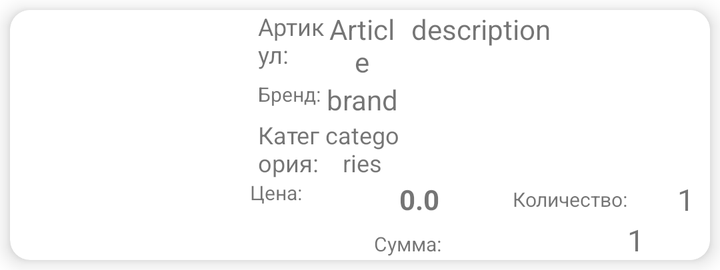
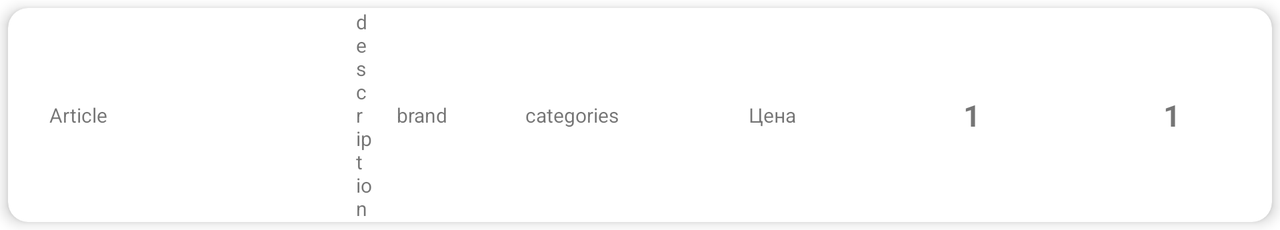

The same Android screen from two of the app's own layout files: first res/layout/ as a phone draws it, then the repository's variant for another configuration, drawn on a device whose configuration selects that folder. Both files follow.
<!-- AndroidManifest.xml: application theme Theme.GrandInstrument -->
<!-- res/layout/order_row_item.xml -->
<?xml version="1.0" encoding="utf-8"?>
<androidx.cardview.widget.CardView
    xmlns:android="http://schemas.android.com/apk/res/android"
    xmlns:tools="http://schemas.android.com/tools"
    android:layout_width="match_parent"
    android:layout_height="wrap_content"
    xmlns:app="http://schemas.android.com/apk/res-auto"
    app:cardCornerRadius="10dp"
    app:cardElevation="6dp"
    android:layout_margin="5dp">

    <ScrollView
        android:layout_width="match_parent"
        android:layout_height="wrap_content">
        <LinearLayout
            android:layout_width="match_parent"
            android:layout_height="wrap_content"
            android:orientation="horizontal">

            <androidx.constraintlayout.widget.ConstraintLayout
                android:layout_width="120dp"
                android:layout_height="120dp">

                <ImageView
                    android:id="@+id/goods_iv"
                    android:layout_width="120dp"
                    android:layout_height="120dp"
                    android:layout_gravity="center"
                    android:background="@drawable/border_text_view"
                    android:clickable="true"
                    android:longClickable="true"
                    android:padding="4dp"
                    app:layout_constraintBottom_toBottomOf="parent"
                    app:layout_constraintEnd_toEndOf="parent"
                    app:layout_constraintStart_toStartOf="parent"
                    app:layout_constraintTop_toTopOf="parent" />

                <ImageView
                    android:id="@+id/iv_good_of_week"
                    android:layout_width="50dp"
                    android:layout_height="50dp"
                    android:layout_margin="4dp"
                    android:src="@drawable/sale"
                    app:layout_constraintBottom_toBottomOf="parent"
                    app:layout_constraintEnd_toEndOf="parent"
                    android:visibility="gone"/>
            </androidx.constraintlayout.widget.ConstraintLayout>

            <LinearLayout
                android:layout_width="match_parent"
                android:layout_height="wrap_content"
                android:orientation="vertical">

                <LinearLayout
                    android:layout_width="match_parent"
                    android:layout_height="wrap_content"
                    android:orientation="horizontal">

                    <LinearLayout
                        android:layout_width="match_parent"
                        android:layout_height="wrap_content"
                        android:layout_weight="2"
                        android:background="@drawable/border_text_view"
                        android:orientation="vertical">

                        <LinearLayout
                            android:layout_width="match_parent"
                            android:layout_height="wrap_content"
                            android:orientation="horizontal">

                            <TextView
                                android:layout_width="match_parent"
                                android:layout_height="wrap_content"
                                android:layout_gravity="start"
                                android:layout_weight="1"
                                android:gravity="start"
                                android:paddingStart="4dp"
                                android:text="Артикул:"
                                android:textSize="12sp"
                                android:textStyle="normal" />

                            <TextView
                                android:id="@+id/article_tv"
                                android:layout_width="match_parent"
                                android:layout_height="wrap_content"
                                android:layout_gravity="center"
                                android:layout_weight="1"
                                android:gravity="center"
                                android:text="Article"
                                android:textSize="14sp"
                                android:textStyle="normal"
                                android:textIsSelectable="true"/>
                        </LinearLayout>

                        <LinearLayout
                            android:layout_width="match_parent"
                            android:layout_height="wrap_content"
                            android:orientation="horizontal">

                            <TextView
                                android:layout_width="match_parent"
                                android:layout_height="wrap_content"
                                android:layout_gravity="start"
                                android:layout_weight="1"
                                android:gravity="start"
                                android:paddingStart="4dp"
                                android:text="Бренд:"
                                android:textSize="10sp"
                                android:textStyle="normal" />

                            <TextView
                                android:id="@+id/brand_tv"
                                android:layout_width="match_parent"
                                android:layout_height="wrap_content"
                                android:layout_gravity="center"
                                android:layout_weight="1"
                                android:gravity="center"
                                android:text="brand"
                                android:textSize="14sp"
                                android:textStyle="normal"
                                android:textIsSelectable="true"/>
                        </LinearLayout>

                        <LinearLayout
                            android:layout_width="match_parent"
                            android:layout_height="wrap_content"
                            android:orientation="horizontal">

                            <TextView
                                android:layout_width="match_parent"
                                android:layout_height="wrap_content"
                                android:layout_gravity="start"
                                android:layout_weight="1"
                                android:gravity="start"
                                android:paddingStart="4dp"
                                android:text="Категория:"
                                android:textSize="12sp"
                                android:textStyle="normal" />

                            <TextView
                                android:id="@+id/categories_tv"
                                android:layout_width="match_parent"
                                android:layout_height="wrap_content"
                                android:layout_gravity="center"
                                android:layout_weight="1"
                                android:gravity="center"
                                android:text="categories"
                                android:textSize="12sp"
                                android:textStyle="normal"
                                android:textIsSelectable="true"/>
                        </LinearLayout>

                    </LinearLayout>

                    <TextView
                        android:id="@+id/description_tv"
                        android:layout_width="match_parent"
                        android:layout_height="match_parent"
                        android:layout_gravity="center"
                        android:layout_weight="1"
                        android:background="@drawable/border_text_view"
                        android:paddingLeft="4dp"
                        android:text="description"
                        android:textSize="14sp"
                        android:textStyle="normal"
                        android:textIsSelectable="true"/>

                </LinearLayout>

                <LinearLayout
                    android:layout_width="match_parent"
                    android:layout_height="match_parent"
                    android:orientation="horizontal">


                    <LinearLayout
                        android:layout_width="match_parent"
                        android:layout_height="match_parent"
                        android:layout_weight="1"
                        android:background="@drawable/border_text_view"
                        android:orientation="horizontal"
                        android:visibility="gone">

                        <TextView
                            android:layout_width="match_parent"
                            android:layout_height="wrap_content"
                            android:layout_weight="2"
                            android:paddingStart="4dp"
                            android:text="ОПТ:"
                            android:textSize="10sp"
                            android:textStyle="normal" />

                        <TextView
                            android:id="@+id/opt_tv"
                            android:layout_width="match_parent"
                            android:layout_height="wrap_content"
                            android:layout_gravity="center"
                            android:layout_weight="1"
                            android:gravity="center"
                            android:text="0.0"
                            android:textSize="14sp"
                            android:textStyle="bold" />

                    </LinearLayout>

                    <LinearLayout
                        android:id="@+id/price_ll"
                        android:layout_width="match_parent"
                        android:layout_height="match_parent"
                        android:layout_weight="1"
                        android:background="@drawable/border_text_view"
                        android:orientation="horizontal">

                        <TextView
                            android:layout_width="match_parent"
                            android:layout_height="wrap_content"
                            android:layout_weight="1"
                            android:text="Цена:"
                            android:textSize="10sp"
                            android:textStyle="normal" />

                        <TextView
                            android:id="@+id/price_tv"
                            android:layout_width="match_parent"
                            android:layout_height="wrap_content"
                            android:layout_gravity="center"
                            android:layout_weight="1"
                            android:gravity="center"
                            android:text="0.0"
                            android:textSize="14sp"
                            android:textStyle="bold" />

                    </LinearLayout>

                    <LinearLayout
                        android:layout_width="match_parent"
                        android:layout_height="wrap_content"
                        android:layout_weight="1"
                        android:orientation="horizontal">

                        <TextView
                            android:layout_width="wrap_content"
                            android:layout_height="wrap_content"
                            android:text="Количество:"
                            android:layout_gravity="center"
                            android:textAlignment="center"
                            android:layout_weight="2"
                            android:textSize="10sp" />
                        <TextView
                            android:id="@+id/quantity_tv"
                            android:layout_width="wrap_content"
                            android:layout_height="wrap_content"
                            android:layout_weight="1"


                            android:layout_centerVertical="true"
                            android:text="1"
                            android:textAlignment="center"
                            android:textSize="15sp" />


                    </LinearLayout>


                </LinearLayout>


                <LinearLayout
                    android:layout_width="match_parent"
                    android:layout_height="wrap_content"
                    android:background="@drawable/border_text_view"
                    android:orientation="horizontal">



                    <LinearLayout
                        android:layout_width="match_parent"
                        android:layout_height="wrap_content"
                        android:layout_weight="1"
                        android:orientation="horizontal">

                        <TextView
                            android:layout_width="wrap_content"
                            android:layout_height="wrap_content"
                            android:text="Сумма:"
                            android:layout_weight="2"
                            android:layout_centerVertical="true"
                            android:textAlignment="center"
                            android:textSize="10sp" />
                        <TextView
                            android:id="@+id/total_tv"
                            android:layout_width="wrap_content"
                            android:layout_height="wrap_content"
                            android:layout_weight="1"

                            android:layout_centerVertical="true"
                            android:text="1"
                            android:textAlignment="center"
                            android:textSize="15sp" />


                    </LinearLayout>


                </LinearLayout>

            </LinearLayout>

        </LinearLayout>
    </ScrollView>


</androidx.cardview.widget.CardView>
<!-- resources referenced by this layout -->
<resources>
  <!-- drawable border_text_view (drawable) -->
  <shape xmlns:android="http://schemas.android.com/apk/res/android" android:shape="rectangle" >
      <solid android:color="@android:color/white" />
      <stroke android:width="0dp" android:color="#4fa5d5" />
      <corners android:radius="10dp"></corners>
      <padding android:right="2dp"/>
  </shape>
  <!-- drawable sale: png bitmap (drawable, 277834 bytes) -->
  <style name="Theme.GrandInstrument" parent="Theme.MaterialComponents.DayNight.DarkActionBar">
          
          <item name="colorPrimary">@color/grand_color</item>
          <item name="colorPrimaryVariant">@color/purple_700</item>
          <item name="colorOnPrimary">@color/white</item>
          
          <item name="colorSecondary">@color/teal_200</item>
          <item name="colorSecondaryVariant">@color/teal_700</item>
          <item name="colorOnSecondary">@color/black</item>
          
          <item name="android:statusBarColor" tools:targetApi="l">?attr/colorPrimaryVariant</item>
          
      </style>
  <color name="grand_color">#2503321A</color>
  <color name="purple_700">#FF3700B3</color>
  <color name="white">#FFFFFFFF</color>
  <color name="teal_200">#FF03DAC5</color>
  <color name="teal_700">#FF018786</color>
  <color name="black">#FF000000</color>
</resources>
<!-- res/layout-land/order_row_item.xml (the repository's variant of the layout above) -->
<!-- drawn on the phone turned sideways -->
<?xml version="1.0" encoding="utf-8"?>
<androidx.cardview.widget.CardView xmlns:android="http://schemas.android.com/apk/res/android"
    xmlns:app="http://schemas.android.com/apk/res-auto"
    xmlns:tools="http://schemas.android.com/tools"
    android:layout_width="match_parent"
    android:layout_height="wrap_content"
    android:layout_margin="4dp"
    android:layout_weight="1"
    app:cardCornerRadius="10dp"
    app:cardElevation="4dp">

    <ScrollView
        android:layout_width="match_parent"
        android:layout_height="wrap_content">

        <LinearLayout
            android:layout_width="match_parent"
            android:layout_height="wrap_content"
            android:orientation="horizontal">


            <TextView
                android:id="@+id/article_tv"
                android:layout_width="70dp"
                android:layout_height="wrap_content"
                android:layout_gravity="center"
                android:gravity="center"
                android:text="Article"
                android:textSize="10sp"
                android:textStyle="normal" />

            <androidx.constraintlayout.widget.ConstraintLayout
                android:layout_width="100dp"
                android:layout_height="100dp">

                <ImageView
                    android:id="@+id/goods_iv"
                    android:layout_width="100dp"
                    android:layout_height="100dp"
                    android:layout_gravity="center"
                    android:longClickable="true"
                    android:padding="4dp"
                    app:layout_constraintBottom_toBottomOf="parent"
                    app:layout_constraintEnd_toEndOf="parent"
                    app:layout_constraintStart_toStartOf="parent"
                    app:layout_constraintTop_toTopOf="parent" />

                <ImageView
                    android:id="@+id/iv_good_of_week"
                    android:layout_width="50dp"
                    android:layout_height="50dp"
                    android:layout_margin="4dp"
                    android:src="@drawable/sale"
                    app:layout_constraintBottom_toBottomOf="parent"
                    android:visibility="gone"
                    app:layout_constraintEnd_toEndOf="parent" />
            </androidx.constraintlayout.widget.ConstraintLayout>

            <TextView
                android:id="@+id/description_tv"
                android:layout_width="match_parent"
                android:layout_height="wrap_content"
                android:layout_gravity="center"
                android:layout_weight="1"
                android:paddingLeft="4dp"
                android:text="description"
                android:textSize="10sp"
                android:textStyle="normal" />

            <TextView
                android:id="@+id/brand_tv"
                android:layout_width="50dp"
                android:layout_height="wrap_content"
                android:layout_gravity="center"
                android:gravity="center"
                android:text="brand"
                android:textSize="10sp"
                android:textStyle="normal" />

            <TextView
                android:id="@+id/categories_tv"
                android:layout_width="100dp"
                android:layout_height="wrap_content"
                android:layout_gravity="center"
                android:gravity="center"
                android:text="categories"
                android:textSize="10sp"
                android:textStyle="normal" />

            <TextView
                android:id="@+id/price_tv"
                android:layout_width="100dp"
                android:layout_height="wrap_content"
                android:layout_gravity="center"
                android:gravity="center"
                android:text="Цена"
                android:textSize="10sp"
                android:textStyle="normal" />













            <LinearLayout
                android:layout_width="200dp"
                android:orientation="horizontal"
                android:layout_gravity="center|center_horizontal"
                android:layout_height="wrap_content">


                <TextView
                    android:id="@+id/quantity_tv"
                    android:layout_width="100dp"
                    android:layout_height="wrap_content"
                    android:layout_gravity="center"
                    android:gravity="center"
                    android:text="1"
                    android:textSize="15sp"
                    android:textStyle="bold" />

                <TextView
                    android:id="@+id/total_tv"
                    android:layout_width="100dp"
                    android:layout_height="wrap_content"
                    android:layout_gravity="center"
                    android:gravity="center"
                    android:text="1"
                    android:textSize="15sp"
                    android:textStyle="bold" />

            </LinearLayout>
        </LinearLayout>
    </ScrollView>


</androidx.cardview.widget.CardView>
<!-- resources referenced by the variant -->
<!-- as the phone turned sideways resolves them -->
<resources>
  <!-- drawable sale: png bitmap (drawable, 277834 bytes) -->
  <style name="Theme.GrandInstrument" parent="Theme.MaterialComponents.DayNight.DarkActionBar">
          
          <item name="colorPrimary">@color/grand_color</item>
          <item name="colorPrimaryVariant">@color/purple_700</item>
          <item name="colorOnPrimary">@color/white</item>
          
          <item name="colorSecondary">@color/teal_200</item>
          <item name="colorSecondaryVariant">@color/teal_700</item>
          <item name="colorOnSecondary">@color/black</item>
          
          <item name="android:statusBarColor" tools:targetApi="l">?attr/colorPrimaryVariant</item>
          
      </style>
  <color name="grand_color">#2503321A</color>
  <color name="purple_700">#FF3700B3</color>
  <color name="white">#FFFFFFFF</color>
  <color name="teal_200">#FF03DAC5</color>
  <color name="teal_700">#FF018786</color>
  <color name="black">#FF000000</color>
</resources>
